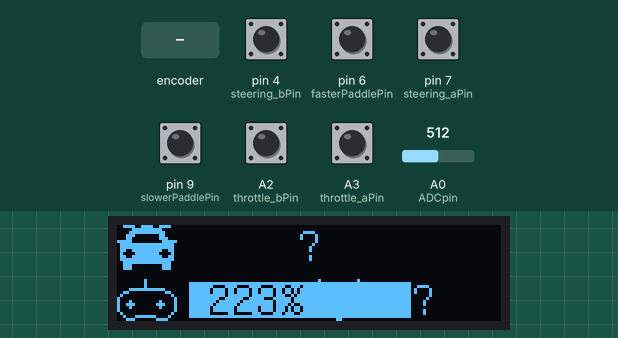
Recording of a sketch running on a simulated Arduino Uno, built with avr-gcc and run on an emulated ATmega328P. Shown: 128×32 one-colour display. The test bench sets the inputs (shaded band); at power-on: A2 (throttle_bPin), A3 (throttle_aPin), pin 4 (steering_bPin), pin 6 (fasterPaddlePin), pin 7 (steering_aPin), pin 9 (slowerPaddlePin) HIGH, A0 (ADCpin) = 512. No radio packets arrive unless stated; what the sketch prints to the serial monitor is not drawn.

Above: at 0.1 s.
Timing chart, 0 to 0.3 s (numbered marks = the images above; inputs shaded):
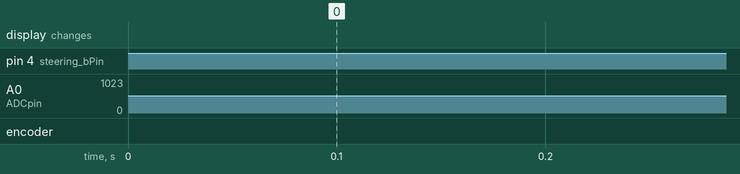

The sketch:

transmitter.ino
```cpp
#include <SPI.h>
#include "RF24.h"
const unsigned int NRF_CE_PIN = 10;
const unsigned int NRF_CSN_PIN = A1;
RF24 radio(NRF_CE_PIN, NRF_CSN_PIN); // using pin 8 for the CE pin, and pin 8 for the CSN pin
uint8_t address[][3] = {"TX", "RX"};
// uniquely identify which address this radio will use to transmit
bool radioNumber = 0; // 0 uses address[0] to transmit, 1 uses address[1] to transmit

#include <U8g2lib.h>
U8G2_SSD1306_128X32_UNIVISION_F_HW_I2C u8g2(U8G2_R0);

//https://forum.arduino.cc/t/u8glib-and-bitmap-creation-display/148125/2

//CAR ICON:
#define car_width 20
#define car_height 15
#define car_x 0
#define car_y 0
static const unsigned char car_bits[] U8X8_PROGMEM = {
   0x3c, 0xcf, 0x03, 0xe0, 0x7f, 0x00, 0xf0, 0xff, 0x00, 0x38, 0xc0, 0x00,
   0x18, 0xc0, 0x01, 0x1f, 0x80, 0x0f, 0xfe, 0xff, 0x07, 0xfe, 0xff, 0x07,
   0xe6, 0x7f, 0x06, 0xc2, 0x3f, 0x04, 0xe6, 0x7f, 0x06, 0xfe, 0xff, 0x07,
   0xfc, 0xff, 0x03, 0x1c, 0x80, 0x03, 0x1c, 0x80, 0x03 };

//CONTROLLER ICON:
#define controller_width 20
#define controller_height 14
#define controller_x 0
#define controller_y car_height+3
static const unsigned char controller_bits[] U8X8_PROGMEM = {
   0x00, 0x02, 0x00, 0x00, 0x02, 0x00, 0x00, 0x02, 0x00, 0xf0, 0xff, 0x00,
   0x0c, 0x00, 0x03, 0x02, 0x00, 0x04, 0x01, 0x00, 0x08, 0x11, 0x40, 0x08,
   0x39, 0xe0, 0x08, 0x11, 0x40, 0x08, 0x01, 0x00, 0x08, 0x02, 0x00, 0x04,
   0xc4, 0x1f, 0x02, 0x38, 0xe0, 0x01 };

#define antenna_width 20
#define antenna_height 15
#define antenna_x 64
#define antenna_y car_height+3
static const unsigned char antenna_bits[] U8X8_PROGMEM = {
  0x08, 0x00, 0x01, 0x0C, 0x00, 0x03, 0x26, 0x40, 0x06, 0x36, 0xC0, 0x06,
  0x33, 0xC6, 0x0C, 0x13, 0x8F, 0x0C, 0x93, 0x9F, 0x0C, 0x13, 0x8F, 0x0C,
  0x37, 0xC6, 0x0E, 0x26, 0x46, 0x06, 0x0E, 0x06, 0x07, 0x0C, 0x06, 0x03,
  0x00, 0x06, 0x00, 0x00, 0x06, 0x00, 0x00, 0x0F, 0x00};


const int ADCpin = A0;
const int xPin = 8; //ORANGE
const int yPin = 5; //GREEN
const int throttle_aPin = A3; //yellow
const int throttle_bPin = A2; //WHITE
const int steering_aPin = 7; //yellow
const int steering_bPin = 4; //white
const int fasterPaddlePin = 6; //blue
const int slowerPaddlePin = 9; //pink

#define TXPERIOD 20UL
#define FRAMERATE 250UL

unsigned long lastTXtime = 0;
unsigned long lastRedraw = 0;
uint8_t lastPayload;
uint8_t ARC=16; //automatic retransmission count.. to be used as a rough RSSI/link quality estimate.


// stick states: 3 is center (neutral)
// 0 1 2 3 4 5 6
uint8_t speed = 1;
//uint8_t payload = 0b01011011;

                /*
                0bxxxxxxxx
                  ||||||||
                  ||||||| \_ Throttle STICK BIT #0
                  |||||| \__ Throttle STICK BIT #1
                  ||||| \___ Throttle STICK BIT #2
                  |||| \____ Steering STICK BIT #0
                  ||| \_____ Steering STICK BIT #1
                  || \______ Steering STICK BIT #2
                  | \_______ SPEED BIT 1
                  \________  SPEED BIT 2
                */

void setup() {
  Serial.begin(115200);
//  Serial1.begin(9600);

  u8g2.begin();
  u8g2.setDisplayRotation(U8G2_R2);
  //u8g2.setFont(u8g_font_baby); //11 pixels high?
  u8g2.setFont(u8g_font_unifont); //11 pixels high?
  u8g2.setFontMode(1); //transparent font

  if (!radio.begin()) {
        Serial.println(F("radio hardware is not responding!!"));
        u8g2.print("NRF failed to init.");
        u8g2.sendBuffer();         // transfer internal memory to the display
        while (1) {} // hold in infinite loop
    }

  nrf24Setup();

  u8g2.clearBuffer();					// clear the internal memory
  u8g2.drawXBMP( car_x, car_y, car_width, car_height, car_bits);
  u8g2.drawXBMP( controller_x, controller_y, controller_width, controller_height, controller_bits);
  u8g2.drawXBMP( antenna_x, antenna_y, antenna_width, antenna_height, antenna_bits);

  redraw(255,readBatt(),ARC);
  //u8g2.sendBuffer();         // transfer internal memory to the display


  //Controller pins
  digitalWrite(xPin,LOW);
  digitalWrite(yPin,LOW);
  pinMode(xPin,INPUT);
  pinMode(yPin,INPUT);
  pinMode(throttle_aPin,INPUT_PULLUP);
  pinMode(throttle_bPin,INPUT_PULLUP);
  pinMode(steering_aPin,INPUT_PULLUP);
  pinMode(steering_bPin,INPUT_PULLUP);
  pinMode(fasterPaddlePin,INPUT_PULLUP);
  pinMode(slowerPaddlePin,INPUT_PULLUP);
}

void loop() {
  uint8_t rxBatt;
  uint8_t txBatt;
  uint8_t pipe; //Not really used, but might be relevant in the future?

  checkPaddles();
  uint8_t throttleVal = 3 + readStick(xPin, yPin, throttle_aPin, throttle_bPin); //-3 to 3 -> 0 to 6
  uint8_t steeringVal = 3 + readStick(xPin, yPin, steering_aPin, steering_bPin);

  uint8_t payload[2];
  payload[0] = speed << 6 | steeringVal << 3 | throttleVal; ///JOIN THE VALUES into one byte
  payload[1] = ARC;


  if(millis()-lastTXtime > TXPERIOD || payload[0] != lastPayload)
  {
    //Serial1.write(payload); //SEND IT!
    bool report = radio.write(&payload, 2);    // transmit & save the report
    if (report)
        {
            ARC = radio.getARC(); //get automatic retransmission count.. to be used as a rough RSSI/link quality estimate.
            // get incoming ACK payload (should be one byte)
            if (radio.available(&pipe)) radio.read(&rxBatt,1);
            else Serial.println(F(" Recieved: an empty ACK packet?!")); // empty ACK packet received
            lastTXtime = millis();
            lastPayload = payload[0];
        }
    else //NO CONNECTION:
        {
          ARC = 16;
          rxBatt = 255;
        }
  }

  if(millis()-lastRedraw > FRAMERATE)
  {
      txBatt = readBatt();
      redraw(rxBatt,txBatt,ARC);
      lastRedraw=millis();
  }
}
//Voltage divider: None.
#define V_BATTMAX 4.2
#define V_BATTMIN 3.0
#define V_ADCMAX 5.0
#define ADCMAX 1023.0
#define V_DIVIDER_MAX_OUT 4.2
#define DIVIDER_FACTOR 1.0
#define V_CALIBATED_OFFSET 0.09
#define N_MEASUREMENTS 64

uint8_t readBatt(){
  //Do a bunch of ADC measurements and convert them to average Vbatt, append Vbatt to report
  unsigned long ADCSum = 0;
  for (int i=0; i<N_MEASUREMENTS; i++) ADCSum+=analogRead(ADCpin);
  unsigned int ADCavg = ADCSum/N_MEASUREMENTS;
  float vBatt = (float)ADCavg*V_ADCMAX/ADCMAX/DIVIDER_FACTOR+V_CALIBATED_OFFSET;
          //Vbatt minimum = 3.0, VbattMaximum = 4.2
  //Serial.println(vBatt);
  return uint8_t(((vBatt - V_BATTMIN) * 100.0 / (V_BATTMAX - V_BATTMIN))); //calculate battery percentage
}


//WORST CASE RUNTIME: >20mS
void checkPaddles()
{
  static bool lastState_fasterPaddle = HIGH;
  static bool lastState_slowerPaddle = HIGH;

  if(!digitalRead(fasterPaddlePin) || !digitalRead(slowerPaddlePin) ) delay(20); //debounce

  if(!digitalRead(fasterPaddlePin) && lastState_fasterPaddle) { //paddle is pressed
    lastState_fasterPaddle = LOW; //set last state to pressed
    speed++;
  }

  if(!digitalRead(slowerPaddlePin) && lastState_slowerPaddle) { //paddle is pressed
    lastState_slowerPaddle = LOW; //set last state to pressed
    speed--;
  }

  if(speed>3) speed=3;
  else if(speed<1) speed=1;

  if(digitalRead(fasterPaddlePin)) lastState_fasterPaddle = HIGH; //reset last state
  if(digitalRead(slowerPaddlePin)) lastState_slowerPaddle = HIGH; //reset last state

}

int readStick(int X, int Y, int A, int B){

static int aState;
static int bState;

pinMode(X,OUTPUT);
//digitalWrite(X,LOW); //perhaps redundant if state never changes?
aState = digitalRead(A);
bState = digitalRead(B);
pinMode(X,INPUT);

if( !aState ) return 1+(1-bState); //A=low (state 1 or 2)
else if ( !bState ) return 3; //A=high, B=low

pinMode(Y,OUTPUT);
//digitalWrite(Y,LOW); //perhaps redundant if state never changes?
aState = digitalRead(A);
bState = digitalRead(B);
pinMode(Y,INPUT);

if( !aState ) return -1*(1+(1-bState)); //A=low (state -1 or -2)
else if ( !bState ) return -3; //A=high, B=low

return 0;
}

/*
RX |||||||||||||||      75%
TX |||||||||||          55%
*/
void redraw(uint8_t _rxBatt, uint8_t _txBatt, uint8_t _ARC)
{
  static uint8_t lastRxPercent;
  static uint8_t lastTxPercent;
  static uint8_t highestARC;
  static uint8_t lastARC;

  //unsigned long in = millis();
  /*
  Serial.print(millis());
  Serial.print(',');
  */
  //Trying to make a non-zero ARC stick to the screen for longer:
  //shouldn't really do calculations in here, but the framerate is 1Hz, so it feels right...
  if(_ARC<16){ //16 is the error state when there's no connection...
  if(_ARC>highestARC) highestARC=_ARC;
  else if(highestARC>0) highestARC--; //should reach 0 after a few seconds.

  _ARC = highestARC; //sort of an injection of a new funtionality into old code.. sorry.
  }

/*
  Serial.print(lastTelemetryRXtime);
  Serial.print(',');
  Serial.print(millis()-lastTelemetryRXtime);
  Serial.print(',');
  Serial.print(rxBatt);
  Serial.print(',');
  Serial.print(txBatt);
  Serial.print(',');
  */


  //Serial.println(_ARC);
  if(_rxBatt != lastRxPercent || _txBatt != lastTxPercent || _ARC != lastARC){

        u8g2.setDrawColor(0);
        u8g2.drawBox(car_width+4,1,100,12); //clear RX percentage bar
        u8g2.drawBox(controller_width+4,19,antenna_x-(controller_width+4),12); //clear TX percentage bar
        u8g2.drawBox(88,19,40,12); //clear ARC bar

    //Boxes:
    u8g2.setDrawColor(1);
    if(_rxBatt<101) u8g2.drawBox(24,1,_rxBatt,12); //RX
    u8g2.drawBox(controller_width+4,19,_txBatt/3,12);             //TX
    if(_ARC<16) u8g2.drawBox(88,19,map(_ARC,15,0,0,40),12);   //ARC

    //Text:
    u8g2.setDrawColor(2);

        //RX
        u8g2.setCursor(60,12);
        if(_rxBatt>100) u8g2.print("?");
        else {
          u8g2.print(_rxBatt);
          u8g2.print("%");
        }
        //TX
        u8g2.setCursor(30,30);
        u8g2.print(_txBatt);
        u8g2.print("%");

        //ARC
        //u8g2.setCursor(104,30);
        u8g2.setCursor(98,30);
      if(_ARC<16) {
        u8g2.print('-');
        u8g2.print(_ARC);
      }
      else u8g2.print("?");


    lastRxPercent = _rxBatt;
    lastTxPercent = _txBatt;
    lastARC = _ARC;
    u8g2.sendBuffer();         // transfer internal memory to the display
  }
  //Serial.println(millis()-in);

}

void nrf24Setup()
{
    radio.setDataRate(RF24_250KBPS);
    radio.setPALevel(RF24_PA_MAX);     // RF24_PA_MAX is default.
    radio.setChannel(83); //2400MHz+n -> 2400+83 = 2483MHz (at the very edge of legal wifi in .dk)

    radio.setRetries(5,15); //delay: The default value of 5 means 1500us (5 * 250 + 250), count:  The default/maximum is 15. Use 0 to disable the auto-retry feature all together.
    // to use ACK payloads, we need to enable dynamic payload lengths (for all nodes)
    radio.enableDynamicPayloads();    // ACK payloads are dynamically sized
    // Acknowledgement packets have no payloads by default. We need to enable
    // this feature for all nodes (TX & RX) to use ACK payloads.
    radio.enableAckPayload();
    // set the TX address of the RX node into the TX pipe
    radio.openWritingPipe(address[radioNumber]);     // using pipe 0
    // set the RX address of the TX node into a RX pipe
    radio.openReadingPipe(1, address[!radioNumber]); // using pipe 1
}
```
